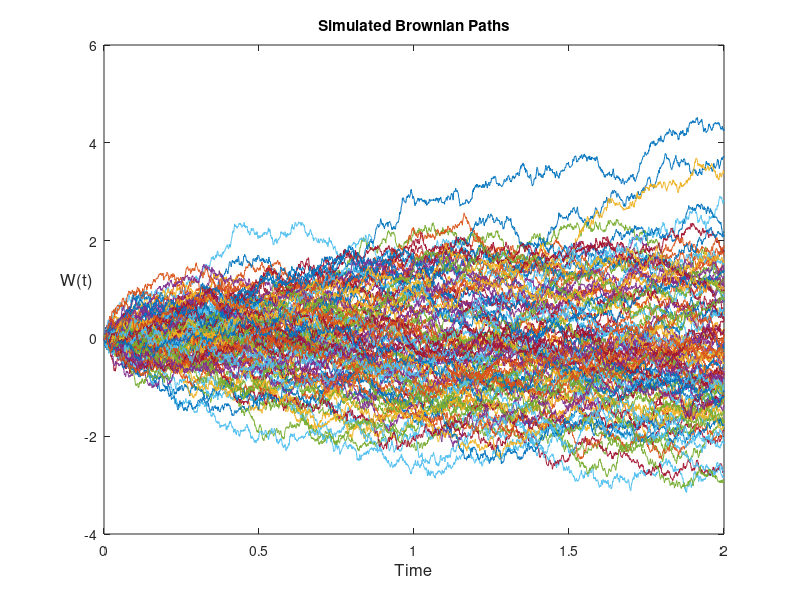

Recreate this plot in MATLAB.
%Simulating Standad BM
clear all
rng('default');
for i =1:100
T=2; %time limits
N=2500; 
dt=T/N; %step size
W=0;
I(:,1) = [0 0];
for j=2:N
    W=W+sqrt(dt)*randn();
    I(:,j) = [j*dt W];  
end
plot(I(1,:), I(2,:)); 
hold on
xlabel('Time','FontSize', 12)
ylabel('W(t)','FontSize',12, 'Rotation', 0)
title('Simulated Brownian Paths')
end